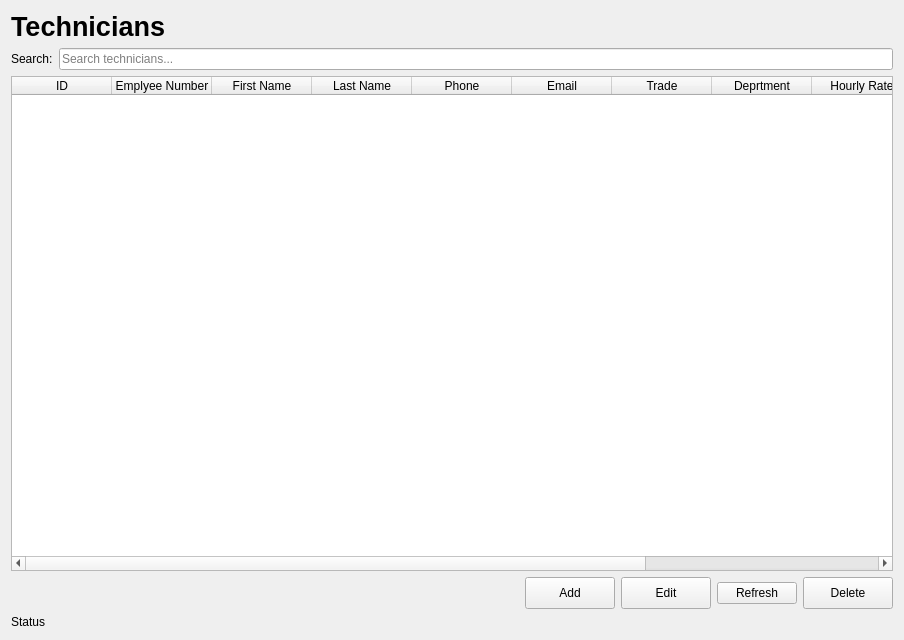
<?xml version="1.0" encoding="UTF-8"?>
<ui version="4.0">
 <class>TechniciansWindow</class>
 <widget class="QWidget" name="TechniciansWindow">
  <property name="geometry">
   <rect>
    <x>0</x>
    <y>0</y>
    <width>904</width>
    <height>640</height>
   </rect>
  </property>
  <property name="windowTitle">
   <string>Technicians Window</string>
  </property>
  <layout class="QVBoxLayout" name="verticalLayout">
   <item>
    <widget class="QLabel" name="lblTechnicians">
     <property name="font">
      <font>
       <pointsize>20</pointsize>
       <bold>true</bold>
      </font>
     </property>
     <property name="text">
      <string>Technicians</string>
     </property>
    </widget>
   </item>
   <item>
    <layout class="QHBoxLayout" name="horizontalLayout">
     <item>
      <widget class="QLabel" name="lblSearch">
       <property name="text">
        <string>Search:</string>
       </property>
      </widget>
     </item>
     <item>
      <widget class="QLineEdit" name="txtSearch">
       <property name="placeholderText">
        <string>Search technicians...</string>
       </property>
      </widget>
     </item>
    </layout>
   </item>
   <item>
    <widget class="QTableWidget" name="tblTechnicians">
     <property name="editTriggers">
      <set>QAbstractItemView::EditTrigger::NoEditTriggers</set>
     </property>
     <property name="alternatingRowColors">
      <bool>true</bool>
     </property>
     <property name="selectionBehavior">
      <enum>QAbstractItemView::SelectionBehavior::SelectRows</enum>
     </property>
     <property name="sortingEnabled">
      <bool>true</bool>
     </property>
     <column>
      <property name="text">
       <string>ID</string>
      </property>
     </column>
     <column>
      <property name="text">
       <string>Emplyee Number</string>
      </property>
     </column>
     <column>
      <property name="text">
       <string>First Name</string>
      </property>
     </column>
     <column>
      <property name="text">
       <string>Last Name</string>
      </property>
     </column>
     <column>
      <property name="text">
       <string>Phone</string>
      </property>
     </column>
     <column>
      <property name="text">
       <string>Email</string>
      </property>
     </column>
     <column>
      <property name="text">
       <string>Trade</string>
      </property>
     </column>
     <column>
      <property name="text">
       <string>Deprtment</string>
      </property>
     </column>
     <column>
      <property name="text">
       <string>Hourly Rate</string>
      </property>
     </column>
     <column>
      <property name="text">
       <string>Status</string>
      </property>
     </column>
     <column>
      <property name="text">
       <string>Created At</string>
      </property>
     </column>
    </widget>
   </item>
   <item>
    <layout class="QHBoxLayout" name="horizontalLayout_2">
     <item>
      <spacer name="horizontalSpacer">
       <property name="orientation">
        <enum>Qt::Orientation::Horizontal</enum>
       </property>
       <property name="sizeHint" stdset="0">
        <size>
         <width>1299</width>
         <height>20</height>
        </size>
       </property>
      </spacer>
     </item>
     <item>
      <widget class="QPushButton" name="btnAdd">
       <property name="minimumSize">
        <size>
         <width>90</width>
         <height>32</height>
        </size>
       </property>
       <property name="styleSheet">
        <string notr="true"/>
       </property>
       <property name="text">
        <string>Add</string>
       </property>
       <property name="checkable">
        <bool>false</bool>
       </property>
      </widget>
     </item>
     <item>
      <widget class="QPushButton" name="btnEdit">
       <property name="minimumSize">
        <size>
         <width>90</width>
         <height>32</height>
        </size>
       </property>
       <property name="styleSheet">
        <string notr="true"/>
       </property>
       <property name="text">
        <string>Edit</string>
       </property>
       <property name="checkable">
        <bool>false</bool>
       </property>
      </widget>
     </item>
     <item>
      <widget class="QPushButton" name="btnRefresh">
       <property name="text">
        <string>Refresh</string>
       </property>
      </widget>
     </item>
     <item>
      <widget class="QPushButton" name="btnDelete">
       <property name="minimumSize">
        <size>
         <width>90</width>
         <height>32</height>
        </size>
       </property>
       <property name="styleSheet">
        <string notr="true"/>
       </property>
       <property name="text">
        <string>Delete</string>
       </property>
       <property name="checkable">
        <bool>false</bool>
       </property>
      </widget>
     </item>
    </layout>
   </item>
   <item>
    <widget class="QLabel" name="lblStatus">
     <property name="text">
      <string>Status</string>
     </property>
    </widget>
   </item>
  </layout>
 </widget>
 <resources/>
 <connections/>
</ui>
